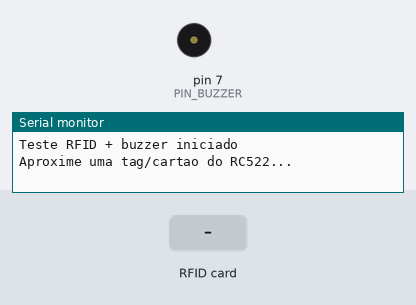
Bench run of a sketch on a simulated Arduino Mega 2560, built with avr-gcc and run on an emulated ATmega2560. On the bench: buzzer (waves = sounding, pin HIGH), the last lines printed to the serial monitor. Inputs (shaded band) come from the test bench. Pins used as bus, display or sensor lines are not drawn.

Above: at 1.2 s.
1.3 s: RFID card 5E 7A 19 C4 held to the reader
At 1.48 s:
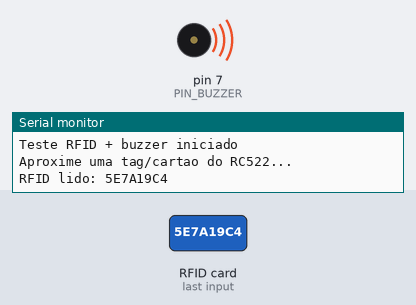
Timing chart, 0 to 4.3 s (numbered marks = the images above; inputs shaded):
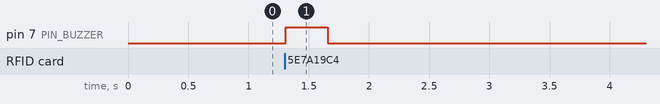

The sketch:

Teste_RFID_Buzzer_Mega.ino
```cpp
/*
  Teste isolado RFID RC522 + buzzer no Arduino Mega.

  Ligacoes RC522:
  VCC      -> 3.3V
  GND      -> GND
  RST      -> pino 5
  SDA / SS -> pino 53
  MOSI     -> pino 51
  MISO     -> pino 50
  SCK      -> pino 52

  Ligacoes buzzer:
  + ou S -> pino 7
  -      -> GND
*/

#include <SPI.h>
#include <MFRC522.h>

const byte PIN_RFID_RST = 5;
const byte PIN_RFID_SS = 53;
const byte PIN_BUZZER = 7;
const bool BUZZER_ATIVO = true;  // Se for buzzer passivo, troque para false.

MFRC522 rfid(PIN_RFID_SS, PIN_RFID_RST);

void setup() {
  Serial.begin(9600);
  pinMode(PIN_BUZZER, OUTPUT);
  digitalWrite(PIN_BUZZER, LOW);

  SPI.begin();
  rfid.PCD_Init();

  Serial.println("Teste RFID + buzzer iniciado");
  Serial.println("Aproxime uma tag/cartao do RC522...");
}

void loop() {
  if (!rfid.PICC_IsNewCardPresent() || !rfid.PICC_ReadCardSerial()) {
    return;
  }

  String uid = "";
  for (byte i = 0; i < rfid.uid.size; i++) {
    if (rfid.uid.uidByte[i] < 0x10) {
      uid += "0";
    }
    uid += String(rfid.uid.uidByte[i], HEX);
  }
  uid.toUpperCase();

  Serial.print("RFID lido: ");
  Serial.println(uid);
  apitar();

  rfid.PICC_HaltA();
  rfid.PCD_StopCrypto1();
  delay(700);
}

void apitar() {
  if (BUZZER_ATIVO) {
    digitalWrite(PIN_BUZZER, HIGH);
    delay(350);
    digitalWrite(PIN_BUZZER, LOW);
  } else {
    tone(PIN_BUZZER, 1800, 350);
    delay(380);
    noTone(PIN_BUZZER);
  }
}
```

Measured:
- after the input at 1.3 s, pin 7 (PIN_BUZZER): LOW → HIGH at once, → LOW 0.35 s later
